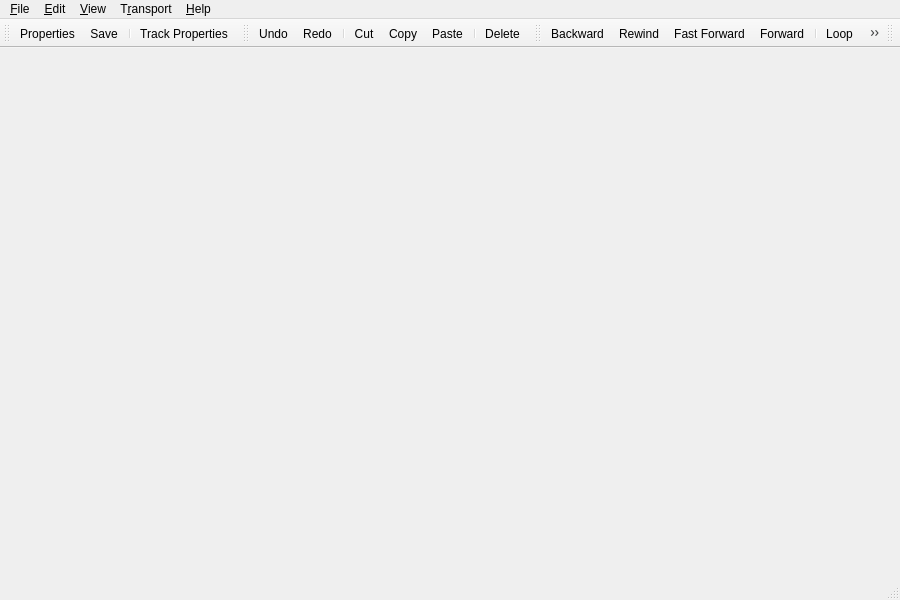
<?xml version="1.0" encoding="UTF-8"?>
<ui version="4.0">
 <author>rncbc aka Rui Nuno Capela</author>
 <comment>qtractor - A MIDI/Audio multi-track sequencer.

   Copyright (C) 2005-2026, rncbc aka Rui Nuno Capela. All rights reserved.

   This program is free software; you can redistribute it and/or
   modify it under the terms of the GNU General Public License
   as published by the Free Software Foundation; either version 2
   of the License, or (at your option) any later version.

   This program is distributed in the hope that it will be useful,
   but WITHOUT ANY WARRANTY; without even the implied warranty of
   MERCHANTABILITY or FITNESS FOR A PARTICULAR PURPOSE.  See the
   GNU General Public License for more details.

   You should have received a copy of the GNU General Public License along
   with this program; if not, write to the Free Software Foundation, Inc.,
   51 Franklin Street, Fifth Floor, Boston, MA 02110-1301 USA.

 </comment>
 <class>qtractorAudioEditorForm</class>
 <widget class="QMainWindow" name="qtractorAudioEditorForm">
  <property name="geometry">
   <rect>
    <x>0</x>
    <y>0</y>
    <width>900</width>
    <height>600</height>
   </rect>
  </property>
  <property name="windowTitle">
   <string>Audio Editor</string>
  </property>
  <property name="windowIcon">
   <iconset theme="qtractorAudioEditor" />
  </property>
  <widget class="QMenuBar" name="menuBar">
   <property name="geometry">
    <rect>
     <x>0</x>
     <y>0</y>
     <width>840</width>
     <height>23</height>
    </rect>
   </property>
   <widget class="QMenu" name="fileMenu">
    <property name="title">
     <string>&amp;File</string>
    </property>
    <widget class="QMenu" name="fileTrackMenu">
     <property name="title">
      <string>&amp;Track</string>
     </property>
     <addaction name="fileTrackInputsAction"/>
     <addaction name="fileTrackOutputsAction"/>
     <addaction name="separator"/>
     <addaction name="fileTrackPropertiesAction"/>
    </widget>
    <addaction name="fileSaveAction"/>
    <addaction name="fileSaveAsAction"/>
    <addaction name="separator"/>
    <addaction name="fileMuteAction"/>
    <addaction name="separator"/>
    <addaction name="filePropertiesAction"/>
    <addaction name="separator"/>
    <addaction name="fileRangeSetAction"/>
    <addaction name="fileLoopSetAction"/>
    <addaction name="fileExportAction"/>
    <addaction name="separator"/>
    <addaction name="fileTrackMenu"/>
    <addaction name="separator"/>
    <addaction name="fileCloseAction"/>
   </widget>
   <widget class="QMenu" name="viewMenu">
    <property name="title">
     <string>&amp;View</string>
    </property>
    <widget class="QMenu" name="viewToolbarsMenu">
     <property name="title">
      <string>&amp;Toolbars</string>
     </property>
     <addaction name="viewToolbarFileAction"/>
     <addaction name="viewToolbarEditAction"/>
     <addaction name="viewToolbarTransportAction"/>
     <addaction name="viewToolbarTimeAction"/>
     <addaction name="separator"/>
     <addaction name="viewToolbarLockedAction"/>
    </widget>
    <widget class="QMenu" name="viewZoomMenu">
     <property name="title">
      <string>&amp;Zoom</string>
     </property>
     <property name="icon">
      <iconset theme="viewZoomTool" />
     </property>
     <addaction name="viewZoomInAction"/>
     <addaction name="viewZoomOutAction"/>
     <addaction name="separator"/>
     <addaction name="viewZoomResetAction"/>
     <addaction name="separator"/>
     <addaction name="viewZoomHorizontalAction"/>
     <addaction name="viewZoomVerticalAction"/>
     <addaction name="viewZoomAllAction"/>
    </widget>
    <widget class="QMenu" name="viewSnapMenu">
     <property name="title">
      <string>S&amp;nap</string>
     </property>
    </widget>
    <addaction name="viewMenubarAction"/>
    <addaction name="viewStatusbarAction"/>
    <addaction name="viewToolbarsMenu"/>
    <addaction name="viewWindowsMenu"/>
    <addaction name="separator"/>
    <addaction name="viewToolTipsAction"/>
    <addaction name="separator"/>
    <addaction name="viewFadeInOutAction"/>
    <addaction name="separator"/>
    <addaction name="viewZoomMenu"/>
    <addaction name="viewSnapMenu"/>
    <addaction name="separator"/>
    <addaction name="viewRefreshAction"/>
   </widget>
   <widget class="QMenu" name="editMenu">
    <property name="title">
     <string>&amp;Edit</string>
    </property>
    <widget class="QMenu" name="editSelectMenu">
     <property name="title" >
      <string>&amp;Select</string>
     </property>
     <addaction name="editSelectAllAction"/>
     <addaction name="editSelectNoneAction"/>
     <addaction name="separator" />
     <addaction name="editSelectRangeAction"/>
    </widget>
    <addaction name="editUndoAction"/>
    <addaction name="editRedoAction"/>
    <addaction name="separator"/>
    <addaction name="editCutAction"/>
    <addaction name="editCopyAction"/>
    <addaction name="editPasteAction"/>
    <addaction name="separator"/>
    <addaction name="editDeleteAction"/>
    <addaction name="separator"/>
    <addaction name="editSelectMenu"/>
   </widget>
   <widget class="QMenu" name="transportMenu">
    <property name="title">
     <string>T&amp;ransport</string>
    </property>
    <widget class="QMenu" name="transportStepMenu">
     <property name="title">
      <string>St&amp;ep</string>
     </property>
     <addaction name="transportStepBackwardAction"/>
     <addaction name="transportStepForwardAction"/>
    </widget>
    <addaction name="transportBackwardAction"/>
    <addaction name="transportRewindAction"/>
    <addaction name="transportFastForwardAction"/>
    <addaction name="transportForwardAction"/>
    <addaction name="separator"/>
    <addaction name="transportStepMenu"/>
    <addaction name="separator"/>
    <addaction name="transportLoopAction"/>
    <addaction name="transportLoopSetAction"/>
    <addaction name="separator"/>
    <addaction name="transportStopAction"/>
    <addaction name="transportPlayAction"/>
    <addaction name="transportRecordAction"/>
    <addaction name="separator"/>
    <addaction name="transportPunchAction"/>
    <addaction name="transportPunchSetAction"/>
    <addaction name="separator"/>
    <addaction name="transportFollowAction"/>
   </widget>
   <widget class="QMenu" name="helpMenu">
    <property name="title">
     <string>&amp;Help</string>
    </property>
    <addaction name="helpShortcutsAction"/>
    <addaction name="separator"/>
    <addaction name="helpAboutAction"/>
    <addaction name="helpAboutQtAction"/>
   </widget>
   <addaction name="fileMenu"/>
   <addaction name="editMenu"/>
   <addaction name="viewMenu"/>
   <addaction name="transportMenu"/>
   <addaction name="helpMenu"/>
  </widget>
  <widget class="QStatusBar" name="statusBar"/>
  <widget class="QToolBar" name="fileToolbar">
   <property name="orientation">
    <enum>Qt::Horizontal</enum>
   </property>
   <attribute name="toolBarArea">
    <enum>TopToolBarArea</enum>
   </attribute>
   <attribute name="toolBarBreak">
    <bool>false</bool>
   </attribute>
   <addaction name="filePropertiesAction"/>
   <addaction name="fileSaveAction"/>
   <addaction name="separator"/>
   <addaction name="fileTrackPropertiesAction"/>
  </widget>
  <widget class="QToolBar" name="editToolbar">
   <property name="orientation">
    <enum>Qt::Horizontal</enum>
   </property>
   <attribute name="toolBarArea">
    <enum>TopToolBarArea</enum>
   </attribute>
   <attribute name="toolBarBreak">
    <bool>false</bool>
   </attribute>
   <addaction name="editUndoAction"/>
   <addaction name="editRedoAction"/>
   <addaction name="separator"/>
   <addaction name="editCutAction"/>
   <addaction name="editCopyAction"/>
   <addaction name="editPasteAction"/>
   <addaction name="separator"/>
   <addaction name="editDeleteAction"/>
  </widget>
  <widget class="QToolBar" name="transportToolbar">
   <property name="orientation">
    <enum>Qt::Horizontal</enum>
   </property>
   <attribute name="toolBarArea">
    <enum>TopToolBarArea</enum>
   </attribute>
   <attribute name="toolBarBreak">
    <bool>false</bool>
   </attribute>
   <addaction name="transportBackwardAction"/>
   <addaction name="transportRewindAction"/>
   <addaction name="transportFastForwardAction"/>
   <addaction name="transportForwardAction"/>
   <addaction name="separator"/>
   <addaction name="transportLoopAction"/>
   <addaction name="separator"/>
   <addaction name="transportStopAction"/>
   <addaction name="transportPlayAction"/>
   <addaction name="transportRecordAction"/>
   <addaction name="separator"/>
   <addaction name="transportPunchAction"/>
   <addaction name="separator"/>
   <addaction name="transportFollowAction"/>
  </widget>
  <widget class="QToolBar" name="timeToolbar">
   <property name="orientation">
    <enum>Qt::Horizontal</enum>
   </property>
   <attribute name="toolBarArea">
    <enum>TopToolBarArea</enum>
   </attribute>
   <attribute name="toolBarBreak">
    <bool>false</bool>
   </attribute>
  </widget>
  <action name="fileSaveAction">
   <property name="icon">
    <iconset theme="fileSave" />
   </property>
   <property name="text">
    <string>&amp;Save</string>
   </property>
   <property name="iconText">
    <string>Save</string>
   </property>
   <property name="toolTip">
    <string>Save</string>
   </property>
   <property name="statusTip">
    <string>Save current audio clip to existing file name</string>
   </property>
  </action>
  <action name="fileSaveAsAction">
   <property name="text">
    <string>Save &amp;As...</string>
   </property>
   <property name="iconText">
    <string>Save As</string>
   </property>
   <property name="toolTip">
    <string>Save as</string>
   </property>
   <property name="statusTip">
    <string>Save current audio clip with another file name</string>
   </property>
  </action>
  <action name="fileMuteAction">
   <property name="checkable">
    <bool>true</bool>
   </property>
   <property name="text">
    <string>&amp;Mute</string>
   </property>
   <property name="iconText">
    <string>Mute</string>
   </property>
   <property name="toolTip">
    <string>Mute</string>
   </property>
   <property name="statusTip">
    <string>Mute current audio clip</string>
   </property>
  </action>
  <action name="fileTrackInputsAction">
   <property name="text">
    <string>&amp;Inputs</string>
   </property>
   <property name="iconText">
    <string>Track Inputs</string>
   </property>
   <property name="toolTip">
    <string>Track inputs</string>
   </property>
   <property name="statusTip">
    <string>Show current audio clip/track input bus connections</string>
   </property>
  </action>
  <action name="fileTrackOutputsAction">
   <property name="text">
    <string>&amp;Outputs</string>
   </property>
   <property name="iconText">
    <string>Track Outputs</string>
   </property>
   <property name="toolTip">
    <string>Track outputs</string>
   </property>
   <property name="statusTip">
    <string>Show current audio clip/track output bus connections</string>
   </property>
  </action>
  <action name="fileTrackPropertiesAction">
   <property name="icon">
    <iconset theme="trackProperties" />
   </property>
   <property name="text">
    <string>&amp;Properties...</string>
   </property>
   <property name="iconText">
    <string>Track Properties</string>
   </property>
   <property name="toolTip">
    <string>Track properties</string>
   </property>
   <property name="statusTip">
    <string>Edit current audio clip/track properties</string>
   </property>
   <property name="shortcut">
    <string>Shift+F2</string>
   </property>
  </action>
  <action name="filePropertiesAction">
   <property name="icon">
    <iconset theme="clipEdit" />
   </property>
   <property name="text">
    <string>&amp;Properties...</string>
   </property>
   <property name="iconText">
    <string>Properties</string>
   </property>
   <property name="toolTip">
    <string>Properties</string>
   </property>
   <property name="statusTip">
    <string>Edit current audio clip properties</string>
   </property>
   <property name="shortcut">
    <string>F4</string>
   </property>
  </action>
  <action name="fileRangeSetAction">
   <property name="text">
    <string>&amp;Range Set</string>
   </property>
   <property name="iconText">
    <string>Clip Range</string>
   </property>
   <property name="toolTip">
    <string>Clip range</string>
   </property>
   <property name="statusTip">
    <string>Set edit-range from clip extents</string>
   </property>
  </action>
  <action name="fileLoopSetAction">
   <property name="checkable">
    <bool>true</bool>
   </property>
   <property name="text">
    <string>&amp;Loop Set</string>
   </property>
   <property name="iconText">
    <string>Clip Loop</string>
   </property>
   <property name="toolTip">
    <string>Clip loop</string>
   </property>
   <property name="statusTip">
    <string>Set loop-range from clip extents</string>
   </property>
  </action>
  <action name="fileExportAction">
   <property name="text">
    <string>&amp;Export...</string>
   </property>
   <property name="iconText">
    <string>Clip Export</string>
   </property>
   <property name="toolTip">
    <string>Clip export</string>
   </property>
   <property name="statusTip">
    <string>Export current clip selection</string>
   </property>
  </action>
  <action name="fileCloseAction">
   <property name="text">
    <string>&amp;Close</string>
   </property>
   <property name="iconText">
    <string>Close</string>
   </property>
   <property name="toolTip">
    <string>Close</string>
   </property>
   <property name="statusTip">
    <string>Close this audio clip editor</string>
   </property>
  </action>
  <action name="editUndoAction">
   <property name="icon">
    <iconset theme="editUndo" />
   </property>
   <property name="text">
    <string>&amp;Undo</string>
   </property>
   <property name="iconText">
    <string>Undo</string>
   </property>
   <property name="toolTip">
    <string>Undo</string>
   </property>
   <property name="statusTip">
    <string>Undo last edit operation</string>
   </property>
   <property name="shortcut">
    <string>Ctrl+Z</string>
   </property>
  </action>
  <action name="editRedoAction">
   <property name="icon">
    <iconset theme="editRedo" />
   </property>
   <property name="text">
    <string>&amp;Redo</string>
   </property>
   <property name="iconText">
    <string>Redo</string>
   </property>
   <property name="toolTip">
    <string>Redo</string>
   </property>
   <property name="statusTip">
    <string>Redo last edit operation</string>
   </property>
   <property name="shortcut">
    <string>Ctrl+Shift+Z</string>
   </property>
  </action>
  <action name="editCutAction">
   <property name="icon">
    <iconset theme="editCut" />
   </property>
   <property name="text">
    <string>Cu&amp;t</string>
   </property>
   <property name="iconText">
    <string>Cut</string>
   </property>
   <property name="toolTip">
    <string>Cut</string>
   </property>
   <property name="statusTip">
    <string>Cut current selection into the local clipboard</string>
   </property>
   <property name="shortcut">
    <string>Ctrl+X</string>
   </property>
  </action>
  <action name="editCopyAction">
   <property name="icon">
    <iconset theme="editCopy" />
   </property>
   <property name="text">
    <string>&amp;Copy</string>
   </property>
   <property name="iconText">
    <string>Copy</string>
   </property>
   <property name="toolTip">
    <string>Copy</string>
   </property>
   <property name="statusTip">
    <string>Copy current selection to the local clipboard</string>
   </property>
   <property name="shortcut">
    <string>Ctrl+C</string>
   </property>
  </action>
  <action name="editPasteAction">
   <property name="icon">
    <iconset theme="editPaste" />
   </property>
   <property name="text">
    <string>&amp;Paste</string>
   </property>
   <property name="iconText">
    <string>Paste</string>
   </property>
   <property name="toolTip">
    <string>Paste</string>
   </property>
   <property name="statusTip">
    <string>Paste local clipboard contents into the current audio clip</string>
   </property>
   <property name="shortcut">
    <string>Ctrl+V</string>
   </property>
  </action>
  <action name="editDeleteAction">
   <property name="icon">
    <iconset theme="editDelete" />
   </property>
   <property name="text">
    <string>&amp;Delete</string>
   </property>
   <property name="iconText">
    <string>Delete</string>
   </property>
   <property name="toolTip">
    <string>Delete</string>
   </property>
   <property name="statusTip">
    <string>Delete current selection</string>
   </property>
   <property name="shortcut">
    <string>Del</string>
   </property>
  </action>
  <action name="editSelectAllAction">
   <property name="text">
    <string>&amp;All</string>
   </property>
   <property name="iconText">
    <string>Select All</string>
   </property>
   <property name="toolTip">
    <string>Select all</string>
   </property>
   <property name="statusTip">
    <string>Select all</string>
   </property>
   <property name="shortcut">
    <string>Ctrl+A</string>
   </property>
  </action>
  <action name="editSelectNoneAction">
   <property name="text">
    <string>&amp;None</string>
   </property>
   <property name="iconText">
    <string>Select None</string>
   </property>
   <property name="toolTip">
    <string>Select none</string>
   </property>
   <property name="statusTip">
    <string>Select none</string>
   </property>
   <property name="shortcut">
    <string>Ctrl+Shift+A</string>
   </property>
  </action>
  <action name="editSelectRangeAction">
   <property name="text">
    <string>&amp;Range</string>
   </property>
   <property name="iconText">
    <string>Select Range</string>
   </property>
   <property name="toolTip">
    <string>Select range</string>
   </property>
   <property name="statusTip">
    <string>Mark range as selected</string>
   </property>
   <property name="shortcut">
    <string>Ctrl+R</string>
   </property>
  </action>
  <action name="viewMenubarAction">
   <property name="checkable">
    <bool>true</bool>
   </property>
   <property name="text">
    <string>&amp;Menubar</string>
   </property>
   <property name="iconText">
    <string>Menubar</string>
   </property>
   <property name="toolTip">
    <string>Menubar</string>
   </property>
   <property name="statusTip">
    <string>Show/hide the menubar</string>
   </property>
   <property name="shortcut">
    <string>Ctrl+M</string>
   </property>
  </action>
  <action name="viewStatusbarAction">
   <property name="checkable">
    <bool>true</bool>
   </property>
   <property name="text">
    <string>&amp;Statusbar</string>
   </property>
   <property name="iconText">
    <string>Statusbar</string>
   </property>
   <property name="toolTip">
    <string>Statusbar</string>
   </property>
   <property name="statusTip">
    <string>Show/hide the statusbar</string>
   </property>
   <property name="shortcut">
    <string/>
   </property>
  </action>
  <action name="viewToolbarFileAction">
   <property name="checkable">
    <bool>true</bool>
   </property>
   <property name="text">
    <string>&amp;File</string>
   </property>
   <property name="iconText">
    <string>File Toolbar</string>
   </property>
   <property name="toolTip">
    <string>File toolbar</string>
   </property>
   <property name="statusTip">
    <string>Show/hide the file toolbar</string>
   </property>
  </action>
  <action name="viewToolbarEditAction">
   <property name="checkable">
    <bool>true</bool>
   </property>
   <property name="text">
    <string>&amp;Edit</string>
   </property>
   <property name="iconText">
    <string>Edit Toolbar</string>
   </property>
   <property name="toolTip">
    <string>Edit toolbar</string>
   </property>
   <property name="statusTip">
    <string>Show/hide the edit toolbar</string>
   </property>
  </action>
  <action name="viewToolbarTransportAction">
   <property name="checkable">
    <bool>true</bool>
   </property>
   <property name="text">
    <string>&amp;Transport</string>
   </property>
   <property name="iconText">
    <string>Transport Toolbar</string>
   </property>
   <property name="toolTip">
    <string>Transport toolbar</string>
   </property>
   <property name="statusTip">
    <string>Show/hide the transport toolbar</string>
   </property>
  </action>
  <action name="viewToolbarTimeAction">
   <property name="checkable">
    <bool>true</bool>
   </property>
   <property name="text">
    <string>T&amp;ime</string>
   </property>
   <property name="iconText">
    <string>Time Toolbar</string>
   </property>
   <property name="toolTip">
    <string>Time toolbar</string>
   </property>
   <property name="statusTip">
    <string>Show/hide the time toolbar</string>
   </property>
  </action>
  <action name="viewToolbarLockedAction">
    <property name="checkable">
      <bool>true</bool>
    </property>
    <property name="text">
      <string>Loc&amp;k Toolbars</string>
    </property>
    <property name="iconText">
      <string>Lock Toolbar Positions</string>
    </property>
    <property name="toolTip">
      <string>Lock Toolbar Positions</string>
    </property>
    <property name="statusTip">
      <string>Lock/unlock midi window toolbar positions</string>
    </property>
  </action>
  <action name="viewZoomInAction">
   <property name="icon">
    <iconset theme="viewZoomIn" />
   </property>
   <property name="text">
    <string>&amp;In</string>
   </property>
   <property name="iconText">
    <string>Zoom In</string>
   </property>
   <property name="toolTip">
    <string>Zoom in</string>
   </property>
   <property name="statusTip">
    <string>Zoom in</string>
   </property>
   <property name="shortcut">
    <string>Ctrl++</string>
   </property>
  </action>
  <action name="viewZoomOutAction">
   <property name="icon">
    <iconset theme="viewZoomOut" />
   </property>
   <property name="text">
    <string>&amp;Out</string>
   </property>
   <property name="iconText">
    <string>Zoom Out</string>
   </property>
   <property name="toolTip">
    <string>Zoom out</string>
   </property>
   <property name="statusTip">
    <string>Zoom out</string>
   </property>
   <property name="shortcut">
    <string>Ctrl+-</string>
   </property>
  </action>
  <action name="viewZoomResetAction">
   <property name="text">
    <string>&amp;Reset</string>
   </property>
   <property name="iconText">
    <string>Zoom Reset</string>
   </property>
   <property name="toolTip">
    <string>Zoom reset</string>
   </property>
   <property name="statusTip">
    <string>Zoom reset</string>
   </property>
   <property name="shortcut">
    <string>Ctrl+1</string>
   </property>
  </action>
  <action name="viewZoomHorizontalAction">
   <property name="checkable">
    <bool>true</bool>
   </property>
   <property name="text">
    <string>&amp;Horizontal</string>
   </property>
   <property name="iconText">
    <string>Horizontal Zoom</string>
   </property>
   <property name="toolTip">
    <string>Horizontal zoom</string>
   </property>
   <property name="statusTip">
    <string>Horizontal zoom mode</string>
   </property>
  </action>
  <action name="viewZoomVerticalAction">
   <property name="checkable">
    <bool>true</bool>
   </property>
   <property name="text">
    <string>&amp;Vertical</string>
   </property>
   <property name="iconText">
    <string>Vertical Zoom</string>
   </property>
   <property name="toolTip">
    <string>Vertical zoom</string>
   </property>
   <property name="statusTip">
    <string>Vertical zoom mode</string>
   </property>
  </action>
  <action name="viewZoomAllAction">
   <property name="checkable">
    <bool>true</bool>
   </property>
   <property name="text">
    <string>&amp;All</string>
   </property>
   <property name="iconText">
    <string>All Zoom</string>
   </property>
   <property name="toolTip">
    <string>All zoom</string>
   </property>
   <property name="statusTip">
    <string>All zoom mode</string>
   </property>
  </action>
  <action name="viewSnapZebraAction">
   <property name="checkable">
    <bool>true</bool>
   </property>
   <property name="text">
    <string>&amp;Zebra</string>
   </property>
   <property name="iconText">
    <string>Zebra</string>
   </property>
   <property name="toolTip">
    <string>Zebra</string>
   </property>
   <property name="statusTip">
    <string>Bar zebra view mode</string>
   </property>
  </action>
  <action name="viewSnapGridAction">
   <property name="checkable">
    <bool>true</bool>
   </property>
   <property name="text">
    <string>&amp;Grid</string>
   </property>
   <property name="iconText">
    <string>Grid</string>
   </property>
   <property name="toolTip">
    <string>Grid</string>
   </property>
   <property name="statusTip">
    <string>Snap grid view mode</string>
   </property>
  </action>
  <action name="viewToolTipsAction">
   <property name="checkable">
    <bool>true</bool>
   </property>
   <property name="text">
    <string>Too&amp;l Tips</string>
   </property>
   <property name="iconText">
    <string>Tool tips</string>
   </property>
   <property name="toolTip">
    <string>Tool tips</string>
   </property>
   <property name="statusTip">
    <string>Floating tool tips view mode</string>
   </property>
  </action>
  <action name="viewFadeInOutAction">
   <property name="checkable">
    <bool>true</bool>
   </property>
   <property name="text">
    <string>&amp;Fade In/Out</string>
   </property>
   <property name="iconText">
    <string>Fade in/out</string>
   </property>
   <property name="toolTip">
    <string>Fade in/out</string>
   </property>
   <property name="statusTip">
    <string>Fade in/out controls</string>
   </property>
  </action>
  <action name="viewRefreshAction">
   <property name="text">
    <string>&amp;Refresh</string>
   </property>
   <property name="iconText">
    <string>Refresh</string>
   </property>
   <property name="toolTip">
    <string>Refresh</string>
   </property>
   <property name="statusTip">
    <string>Refresh views</string>
   </property>
   <property name="shortcut">
    <string>F5</string>
   </property>
  </action>
  <action name="transportBackwardAction">
   <property name="icon">
    <iconset theme="transportBackward" />
   </property>
   <property name="text">
    <string>&amp;Backward</string>
   </property>
   <property name="iconText">
    <string>Backward</string>
   </property>
   <property name="toolTip">
    <string>Backward</string>
   </property>
   <property name="statusTip">
    <string>Transport backward</string>
   </property>
   <property name="shortcut">
    <string>Backspace</string>
   </property>
  </action>
  <action name="transportRewindAction">
   <property name="checkable">
    <bool>true</bool>
   </property>
   <property name="icon">
    <iconset theme="transportRewind" />
   </property>
   <property name="text">
    <string>Re&amp;wind</string>
   </property>
   <property name="iconText">
    <string>Rewind</string>
   </property>
   <property name="toolTip">
    <string>Rewind</string>
   </property>
   <property name="statusTip">
    <string>Transport rewind</string>
   </property>
   <property name="shortcut">
    <string/>
   </property>
  </action>
  <action name="transportFastForwardAction">
   <property name="checkable">
    <bool>true</bool>
   </property>
   <property name="icon">
    <iconset theme="transportFastForward" />
   </property>
   <property name="text">
    <string>F&amp;ast Forward</string>
   </property>
   <property name="iconText">
    <string>Fast Forward</string>
   </property>
   <property name="toolTip">
    <string>Fast forward</string>
   </property>
   <property name="statusTip">
    <string>Transport fast forward</string>
   </property>
   <property name="shortcut">
    <string/>
   </property>
  </action>
  <action name="transportForwardAction">
   <property name="icon">
    <iconset theme="transportForward" />
   </property>
   <property name="text">
    <string>&amp;Forward</string>
   </property>
   <property name="iconText">
    <string>Forward</string>
   </property>
   <property name="toolTip">
    <string>Forward</string>
   </property>
   <property name="statusTip">
    <string>Transport forward</string>
   </property>
   <property name="shortcut">
    <string/>
   </property>
  </action>
  <action name="transportStepBackwardAction">
   <property name="text">
    <string>&amp;Backward</string>
   </property>
   <property name="iconText">
    <string>Step Backward</string>
   </property>
   <property name="toolTip">
    <string>Step backward</string>
   </property>
   <property name="statusTip">
    <string>Transport step backward</string>
   </property>
  </action>
  <action name="transportStepForwardAction">
   <property name="text">
    <string>&amp;Forward</string>
   </property>
   <property name="iconText">
    <string>Step Forward</string>
   </property>
   <property name="toolTip">
    <string>Step forward</string>
   </property>
   <property name="statusTip">
    <string>Transport step forward</string>
   </property>
  </action>
  <action name="transportLoopAction">
   <property name="checkable">
    <bool>true</bool>
   </property>
   <property name="icon">
    <iconset theme="transportLoop" />
   </property>
   <property name="text">
    <string>&amp;Loop</string>
   </property>
   <property name="iconText">
    <string>Loop</string>
   </property>
   <property name="toolTip">
    <string>Loop</string>
   </property>
   <property name="statusTip">
    <string>Transport loop</string>
   </property>
   <property name="shortcut">
    <string>Ctrl+Shift+L</string>
   </property>
  </action>
  <action name="transportLoopSetAction">
   <property name="text">
    <string>Loop &amp;Set</string>
   </property>
   <property name="iconText">
    <string>Loop Set</string>
   </property>
   <property name="toolTip">
    <string>Loop set</string>
   </property>
   <property name="statusTip">
    <string>Transport loop set</string>
   </property>
   <property name="shortcut">
    <string>Ctrl+L</string>
   </property>
  </action>
  <action name="transportStopAction">
   <property name="icon">
    <iconset theme="transportStop" />
   </property>
   <property name="text">
    <string>&amp;Stop</string>
   </property>
   <property name="iconText">
    <string>Stop</string>
   </property>
   <property name="toolTip">
    <string>Stop</string>
   </property>
   <property name="statusTip">
    <string>Transport stop</string>
   </property>
  </action>
  <action name="transportPlayAction">
   <property name="checkable">
    <bool>true</bool>
   </property>
   <property name="icon">
    <iconset theme="transportPlay" />
   </property>
   <property name="text">
    <string>&amp;Play</string>
   </property>
   <property name="iconText">
    <string>Play</string>
   </property>
   <property name="toolTip">
    <string>Play</string>
   </property>
   <property name="statusTip">
    <string>Transport play/pause</string>
   </property>
   <property name="shortcut">
    <string>Space</string>
   </property>
  </action>
  <action name="transportRecordAction">
   <property name="checkable">
    <bool>true</bool>
   </property>
   <property name="icon">
    <iconset theme="transportRecord" />
   </property>
   <property name="text">
    <string>&amp;Record</string>
   </property>
   <property name="iconText">
    <string>Record</string>
   </property>
   <property name="toolTip">
    <string>Record</string>
   </property>
   <property name="statusTip">
    <string>Transport record</string>
   </property>
   <property name="shortcut">
    <string/>
   </property>
  </action>
  <action name="transportPunchAction">
   <property name="checkable">
    <bool>true</bool>
   </property>
   <property name="icon">
    <iconset theme="transportPunch" />
   </property>
   <property name="text">
    <string>&amp;Punch</string>
   </property>
   <property name="iconText">
    <string>Punch</string>
   </property>
   <property name="toolTip">
    <string>Punch in/out</string>
   </property>
   <property name="statusTip">
    <string>Transport punch in/out</string>
   </property>
   <property name="shortcut">
    <string>Ctrl+Shift+P</string>
   </property>
  </action>
  <action name="transportPunchSetAction">
   <property name="text">
    <string>Punch Se&amp;t</string>
   </property>
   <property name="iconText">
    <string>Punch Set</string>
   </property>
   <property name="toolTip">
    <string>Punch in/out set</string>
   </property>
   <property name="statusTip">
    <string>Transport punch in/out set</string>
   </property>
   <property name="shortcut">
    <string>Ctrl+P</string>
   </property>
  </action>
  <action name="transportFollowAction">
   <property name="checkable">
    <bool>true</bool>
   </property>
   <property name="icon">
    <iconset theme="transportFollow" />
   </property>
   <property name="text">
    <string>F&amp;ollow Playhead</string>
   </property>
   <property name="iconText">
    <string>Follow Playhead</string>
   </property>
   <property name="toolTip">
    <string>Follow playhead</string>
   </property>
   <property name="statusTip">
    <string>Follow playhead</string>
   </property>
   <property name="shortcut">
    <string/>
   </property>
  </action>
  <action name="helpShortcutsAction">
   <property name="icon">
    <iconset theme="helpShortcuts" />
   </property>
   <property name="text">
    <string>&amp;Shortcuts...</string>
   </property>
   <property name="iconText">
    <string>Shortcuts</string>
   </property>
   <property name="toolTip">
    <string>Shortcuts</string>
   </property>
   <property name="statusTip">
    <string>Keyboard shortcuts</string>
   </property>
   <property name="shortcut">
    <string/>
   </property>
  </action>
  <action name="helpAboutAction">
   <property name="text">
    <string>&amp;About...</string>
   </property>
   <property name="iconText">
    <string>About</string>
   </property>
   <property name="toolTip">
    <string>About</string>
   </property>
   <property name="statusTip">
    <string>Show information about this application program</string>
   </property>
   <property name="shortcut">
    <string/>
   </property>
  </action>
  <action name="helpAboutQtAction">
   <property name="text">
    <string>About &amp;Qt...</string>
   </property>
   <property name="iconText">
    <string>About Qt</string>
   </property>
   <property name="toolTip">
    <string>About Qt</string>
   </property>
   <property name="statusTip">
    <string>Show information about the Qt toolkit</string>
   </property>
   <property name="shortcut">
    <string/>
   </property>
  </action>
 </widget>
 <resources>
  <include location="qtractor.qrc"/>
 </resources>
 <connections/>
</ui>
